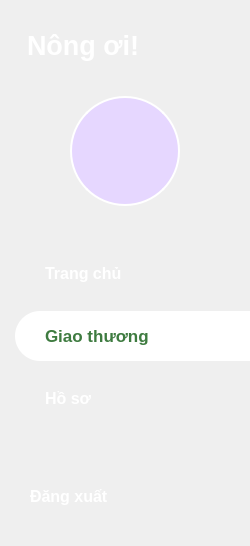
    <widget class="QFrame" name="sidebar">
     <property name="minimumSize">
      <size>
       <width>250</width>
       <height>0</height>
      </size>
     </property>
     <property name="maximumSize">
      <size>
       <width>250</width>
       <height>16777215</height>
      </size>
     </property>
     <property name="styleSheet">
      <string notr="true">QFrame#sidebar {
    background-color: #3E7B40;
}</string>
     </property>
     <layout class="QVBoxLayout" name="verticalLayout_sidebar">
      <property name="spacing">
       <number>15</number>
      </property>
      <property name="leftMargin">
       <number>0</number>
      </property>
      <property name="topMargin">
       <number>30</number>
      </property>
      <property name="rightMargin">
       <number>0</number>
      </property>
      <property name="bottomMargin">
       <number>30</number>
      </property>
      <item>
       <widget class="QLabel" name="lbl_logo">
        <property name="styleSheet">
         <string notr="true">color: white;
font-size: 20pt;
font-weight: bold;
padding-left: 20px;</string>
        </property>
        <property name="text">
         <string>Nông ơi!</string>
        </property>
       </widget>
      </item>
      <item>
       <spacer name="verticalSpacer_avatar_top">
        <property name="orientation">
         <enum>Qt::Vertical</enum>
        </property>
        <property name="sizeType">
         <enum>QSizePolicy::Fixed</enum>
        </property>
        <property name="sizeHint" stdset="0">
         <size>
          <width>20</width>
          <height>20</height>
         </size>
        </property>
       </spacer>
      </item>
      <item>
       <layout class="QHBoxLayout" name="avatar_layout">
        <item>
         <widget class="QLabel" name="lbl_avatar">
          <property name="minimumSize">
           <size>
            <width>110</width>
            <height>110</height>
           </size>
          </property>
          <property name="maximumSize">
           <size>
            <width>110</width>
            <height>110</height>
           </size>
          </property>
          <property name="styleSheet">
           <string notr="true">background-color: #E6D7FF;
border-radius: 55px;
border: 2px solid white;</string>
          </property>
          <property name="text">
           <string/>
          </property>
          <property name="pixmap">
           <pixmap>../Hình ảnh/icon_user_purple.png</pixmap>
          </property>
          <property name="scaledContents">
           <bool>true</bool>
          </property>
          <property name="alignment">
           <set>Qt::AlignCenter</set>
          </property>
         </widget>
        </item>
       </layout>
      </item>
      <item>
       <spacer name="verticalSpacer_menu_top">
        <property name="orientation">
         <enum>Qt::Vertical</enum>
        </property>
        <property name="sizeType">
         <enum>QSizePolicy::Fixed</enum>
        </property>
        <property name="sizeHint" stdset="0">
         <size>
          <width>20</width>
          <height>30</height>
         </size>
        </property>
       </spacer>
      </item>

      <!-- INACTIVE: Trang chủ -->
      <item>
       <widget class="QPushButton" name="btn_menu_trang_chu">
        <property name="minimumSize">
         <size>
          <width>0</width>
          <height>45</height>
         </size>
        </property>
        <property name="cursor">
         <cursorShape>PointingHandCursor</cursorShape>
        </property>
        <property name="styleSheet">
         <string notr="true">QPushButton {
    background-color: transparent;
    color: white;
    font-size: 12pt;
    font-weight: bold;
    text-align: left;
    padding-left: 45px;
    border: none;
}
QPushButton:hover {
    color: #DDF3B9;
}</string>
        </property>
        <property name="text">
         <string>Trang chủ</string>
        </property>
       </widget>
      </item>

      <!-- ACTIVE: Giao thương -->
      <item>
       <widget class="QPushButton" name="btn_menu_giao_thuong">
        <property name="minimumSize">
         <size>
          <width>0</width>
          <height>50</height>
         </size>
        </property>
        <property name="cursor">
         <cursorShape>PointingHandCursor</cursorShape>
        </property>
        <property name="styleSheet">
         <string notr="true">QPushButton {
    background-color: #FFFFFF;
    color: #3E7B40;
    font-size: 13pt;
    font-weight: bold;
    text-align: left;
    padding-left: 30px;
    border: none;
    border-top-left-radius: 25px;
    border-bottom-left-radius: 25px;
    margin-left: 15px;
}</string>
        </property>
        <property name="text">
         <string>Giao thương</string>
        </property>
       </widget>
      </item>

      <!-- INACTIVE: Hồ sơ -->
      <item>
       <widget class="QPushButton" name="btn_menu_ho_so">
        <property name="minimumSize">
         <size>
          <width>0</width>
          <height>45</height>
         </size>
        </property>
        <property name="cursor">
         <cursorShape>PointingHandCursor</cursorShape>
        </property>
        <property name="styleSheet">
         <string notr="true">QPushButton {
    background-color: transparent;
    color: white;
    font-size: 12pt;
    font-weight: bold;
    text-align: left;
    padding-left: 45px;
    border: none;
}
QPushButton:hover {
    color: #DDF3B9;
}</string>
        </property>
        <property name="text">
         <string>Hồ sơ</string>
        </property>
       </widget>
      </item>

      <item>
       <spacer name="verticalSpacer_sidebar_bottom">
        <property name="orientation">
         <enum>Qt::Vertical</enum>
        </property>
        <property name="sizeHint" stdset="0">
         <size>
          <width>20</width>
          <height>40</height>
         </size>
        </property>
       </spacer>
      </item>
      <item>
       <widget class="QPushButton" name="btn_dang_xuat">
        <property name="minimumSize">
         <size>
          <width>0</width>
          <height>40</height>
         </size>
        </property>
        <property name="cursor">
         <cursorShape>PointingHandCursor</cursorShape>
        </property>
        <property name="styleSheet">
         <string notr="true">QPushButton {
    background-color: transparent;
    color: white;
    font-size: 12pt;
    font-weight: bold;
    text-align: left;
    padding-left: 30px;
    border: none;
}
QPushButton:hover {
    color: #FFB3B3;
}</string>
        </property>
        <property name="text">
         <string>Đăng xuất</string>
        </property>
       </widget>
      </item>
     </layout>
    </widget>
